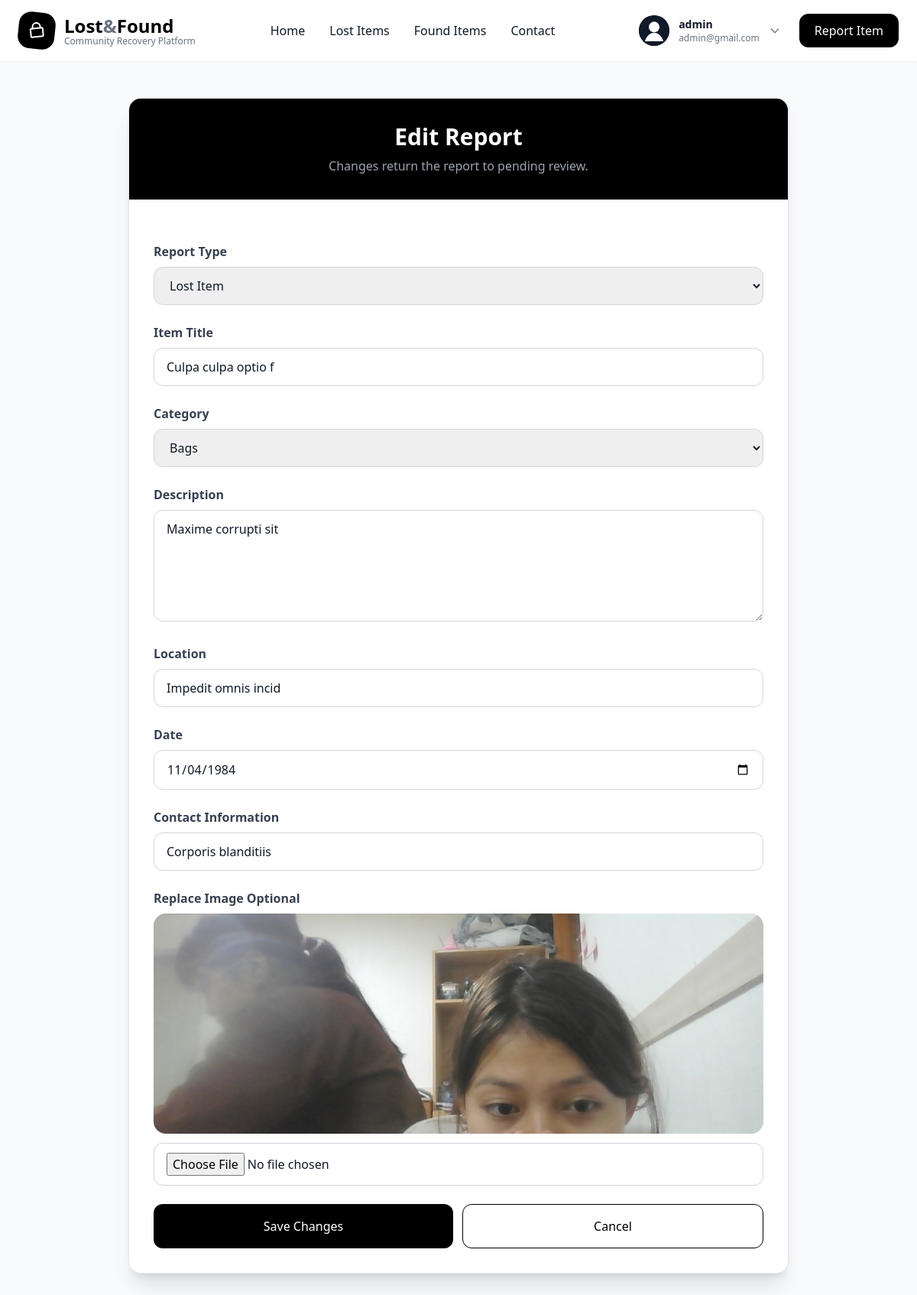
/edit_report.php?id=13 (signed in), run on the app's committed database.
### tables this page shows
CREATE TABLE `reports` (
  `id` int(11) NOT NULL,
  `user_id` int(11) NOT NULL,
  `category_id` int(11) NOT NULL,
  `report_type` enum('lost','found') NOT NULL,
  `status` enum('pending','approved','rejected') DEFAULT 'pending',
  `title` varchar(255) NOT NULL,
  `description` text NOT NULL,
  `lost_found_date` date NOT NULL,
  `location` varchar(255) DEFAULT NULL,
  `image` varchar(255) DEFAULT NULL,
  `contact` varchar(255) DEFAULT NULL,
  `created_at` timestamp NOT NULL DEFAULT current_timestamp()
);

CREATE TABLE `category` (
  `id` int(11) NOT NULL,
  `categoryName` varchar(60) NOT NULL
);

### includes/functions.php (called while the page is built, shortened)
<?php
function reportImageSrc(?string $image): string
{
    $image = trim((string)$image);
    if ($image !== '') {
        $fileName = basename($image);
        $filePath = __DIR__ . '/../uploads/' . $fileName;
        if (is_file($filePath)) {
            return 'uploads/' . rawurlencode($fileName);
        }
    }
    return 'assets/img/no-image.svg';
}
?>

### edit_report.php (the view, shortened to what this page needs)
<?php
require_once "includes/db_connection.php";
require_once "includes/functions.php";
$user = currentUser();
$id = (int)($_GET['id'] ?? $_POST['id'] ?? 0);
$stmt = $pdo->prepare("SELECT * FROM reports WHERE id = ? AND user_id = ? LIMIT 1");
$stmt->execute([$id, $user['id']]);
$report = $stmt->fetch();
$categories = $pdo->query("SELECT * FROM category ORDER BY categoryName ASC")->fetchAll();
require_once "includes/header.php";
?>
<section class="py-12 bg-gray-50 min-h-screen">
    <div class="max-w-4xl mx-auto px-4">
        <div class="bg-white rounded-2xl shadow-xl overflow-hidden border border-gray-200">
            <div class="bg-black p-8 text-center">
                <h1 class="text-3xl font-bold text-white">Edit Report</h1>
                <p class="mt-2 text-gray-400">Changes return the report to pending review.</p>
            </div>
            <form method="POST" enctype="multipart/form-data" class="p-8 space-y-6">
                <div>
                    <label class="block mb-2 font-semibold text-gray-700">Report Type</label>
                    <select name="report_type" class="w-full border border-gray-300 rounded-xl px-4 py-3">
                        <option value="lost" <?= $report['report_type'] === 'lost' ? 'selected' : '' ?>>Lost Item</option>
                    </select>
                </div>
                <div>
                    <label class="block mb-2 font-semibold text-gray-700">Item Title</label>
                    <input type="text" name="title" value="<?= htmlspecialchars($report['title']) ?>" class="w-full border border-gray-300 rounded-xl px-4 py-3">
                </div>
                <div>
                    <label class="block mb-2 font-semibold text-gray-700">Category</label>
                    <select name="category" class="w-full border border-gray-300 rounded-xl px-4 py-3">
                        <?php foreach ($categories as $category): ?>
                            <option value="<?= (int)$category['id'] ?>" <?= (int)$report['category_id'] === (int)$category['id'] ? 'selected' : '' ?>>
                                <?= htmlspecialchars(ucfirst($category['categoryName'])) ?>
                            </option>
                        <?php endforeach; ?>
                    </select>
                </div>
                <div>
                    <label class="block mb-2 font-semibold text-gray-700">Description</label>
                    <textarea name="description" rows="5" class="w-full border border-gray-300 rounded-xl px-4 py-3"><?= htmlspecialchars($report['description']) ?></textarea>
                </div>
                <div>
                    <label class="block mb-2 font-semibold text-gray-700">Location</label>
                    <input type="text" name="location" value="<?= htmlspecialchars($report['location']) ?>" class="w-full border border-gray-300 rounded-xl px-4 py-3">
                </div>
                <div>
                    <label class="block mb-2 font-semibold text-gray-700">Date</label>
                    <input type="date" name="date" value="<?= htmlspecialchars($report['lost_found_date']) ?>" class="w-full border border-gray-300 rounded-xl px-4 py-3">
                </div>
                <div>
                    <label class="block mb-2 font-semibold text-gray-700">Contact Information</label>
                    <input type="text" name="contact" value="<?= htmlspecialchars($report['contact']) ?>" class="w-full border border-gray-300 rounded-xl px-4 py-3">
                </div>
                <div>
                    <label class="block mb-2 font-semibold text-gray-700">Replace Image Optional</label>
                    <img src="<?= htmlspecialchars(reportImageSrc($report['image'])) ?>" alt="<?= htmlspecialchars($report['title']) ?>" class="w-full max-h-72 object-cover rounded-2xl mb-3 bg-gray-100">
                    <input type="file" name="image" class="w-full border border-gray-300 rounded-xl px-4 py-3">
                </div>
                <div class="flex flex-col sm:flex-row gap-3">
                    <button type="submit" class="flex-1 bg-black text-white py-4 rounded-xl hover:bg-gray-900 transition">Save Changes</button>
                    <a href="reported_item.php" class="flex-1 text-center border border-black text-black py-4 rounded-xl hover:bg-gray-100 transition">Cancel</a>
                </div>
            </form>
        </div>
    </div>
</section>
<?php require_once "includes/footer.php"; ?>

### data on the page
reports: report_type "Lost Item", title "Culpa culpa optio f", category "Bags", description "Maxime corrupti sit", location "Impedit omnis incid", date "11/04/1984", contact "Corporis blanditiis", image (picture)

### other printed values
$user['username'] "admin"
$user['email'] "admin@gmail.com"
